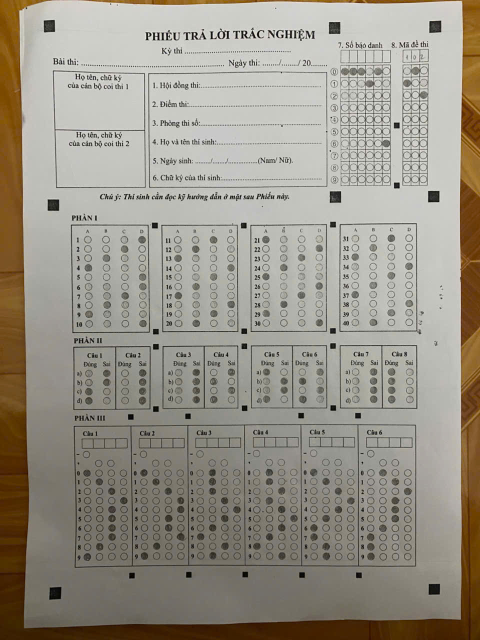
#> input picture input/sample1.jpg, 960 x 1280 px (shown at 1/2 size)
$ python perspective.py
#> lines starting #> are read from the running program, lines starting #| are printed output that depends on the picture; after the words box and inside, x2 and y2 are one past the last pixel; in counts of white or black regions, pixels touching at a corner belong together
### modules/preprocessing.py
"""
Module: Preprocessing
Áp dụng kiến thức: Toán tử điểm ảnh, Lọc tuyến tính/phi tuyến, Nhị phân hóa
- Chuyển ảnh xám: giảm chiều dữ liệu, chuẩn hóa đầu vào
- Khử nhiễu: Gaussian Blur (lọc tuyến tính) / Median Blur (lọc phi tuyến, tốt cho nhiễu muối tiêu)
- Cân bằng sáng: CLAHE (Contrast Limited Adaptive Histogram Equalization)
- Nhị phân hóa: Adaptive Threshold / Otsu (toán tử điểm ảnh dựa ngưỡng)
"""

import cv2
import numpy as np


def to_grayscale(image: np.ndarray) -> np.ndarray:
    """Chuyển ảnh màu sang ảnh xám."""
    if len(image.shape) == 3:
        return cv2.cvtColor(image, cv2.COLOR_BGR2GRAY)
    return image


def denoise(gray: np.ndarray, method: str = "gaussian") -> np.ndarray:
    """
    Khử nhiễu ảnh.
    - gaussian: lọc tuyến tính, làm mượt nhiễu Gauss
    - median: lọc phi tuyến, tốt cho nhiễu muối tiêu (salt-pepper) từ ảnh chụp điện thoại
    """
    if method == "gaussian":
        return cv2.GaussianBlur(gray, (5, 5), 0)
    elif method == "median":
        return cv2.medianBlur(gray, 5)
    else:
        return gray


def equalize_lighting(gray: np.ndarray) -> np.ndarray:
    """
    Cân bằng sáng cục bộ bằng CLAHE.
    Xử lý trường hợp ảnh chụp bị bóng đổ / ánh sáng không đều.
    """
    clahe = cv2.createCLAHE(clipLimit=2.0, tileGridSize=(8, 8))
    return clahe.apply(gray)


def binarize(gray: np.ndarray, method: str = "adaptive") -> np.ndarray:
    """
    Nhị phân hóa ảnh (toán tử điểm ảnh dựa ngưỡng).
    - adaptive: ngưỡng thích nghi theo vùng cục bộ -> chống chịu ánh sáng không đều
    - otsu: ngưỡng toàn cục tự động theo histogram -> nhanh, phù hợp ảnh sáng đều
    Kết quả: nền trắng (0), nét/ô tô đen thành giá trị 255 (đảo ngược để thuận tiện đếm pixel)
    """
    if method == "adaptive":
        binary = cv2.adaptiveThreshold(
            gray, 255,
            cv2.ADAPTIVE_THRESH_GAUSSIAN_C,
            cv2.THRESH_BINARY_INV,
            blockSize=25,
            C=10
        )
    else:  # otsu
        _, binary = cv2.threshold(
            gray, 0, 255,
            cv2.THRESH_BINARY_INV + cv2.THRESH_OTSU
        )
    return binary


def preprocess_pipeline(image: np.ndarray, debug_dir: str = None) -> dict:
    """
    Chạy toàn bộ pipeline tiền xử lý, trả về dict chứa ảnh trung gian
    để phục vụ debug và các module sau sử dụng.
    """
    gray = to_grayscale(image)
    denoised = denoise(gray, method="gaussian")
    equalized = equalize_lighting(denoised)
    binary = binarize(equalized, method="adaptive")

    results = {
        "gray": gray,
        "denoised": denoised,
        "equalized": equalized,
        "binary": binary,
    }

    if debug_dir:
        import os
        os.makedirs(debug_dir, exist_ok=True)
        for name, img in results.items():
            cv2.imwrite(os.path.join(debug_dir, f"01_{name}.jpg"), img)

    return results

def canny_edges(binary: np.ndarray, low=50, high=150) -> np.ndarray:
    return cv2.Canny(binary, low, high)
# [8 lines that do not run on import are left out]

### modules/detection.py
"""
Module: Detection
Áp dụng kiến thức: Phân đoạn ảnh theo ngưỡng, Contour Detection, Đối sánh đặc trưng hình học
- Tìm các marker hình vuông đen ở 4 góc phiếu để làm điểm neo cho Perspective Transform
- Dùng contour + lọc theo diện tích, tỉ lệ cạnh (aspect ratio), độ vuông (extent) để loại nhiễu
"""

import cv2
import numpy as np


def find_marker_candidates(binary: np.ndarray, min_area=300, max_area=5000):
    """
    Tìm các contour hình vuông nhỏ (marker) trên ảnh nhị phân.
    Lọc theo: diện tích, tỉ lệ cạnh gần 1 (vuông), độ đặc (solidity).
    """
    contours, _ = cv2.findContours(binary, cv2.RETR_LIST, cv2.CHAIN_APPROX_SIMPLE)

    candidates = []
    for c in contours:
        area = cv2.contourArea(c)
        if area < min_area or area > max_area:
            continue

        x, y, w, h = cv2.boundingRect(c)
        aspect_ratio = w / float(h)
        if not (0.7 <= aspect_ratio <= 1.3):
            continue

        rect_area = w * h
        extent = area / float(rect_area)
        if extent < 0.6:  # phải đặc (là hình vuông tô đen), không phải viền rỗng
            continue

        cx, cy = x + w / 2, y + h / 2
        candidates.append({"center": (cx, cy), "bbox": (x, y, w, h), "area": area})

    return candidates


def find_corner_markers(binary: np.ndarray):
    """
    Từ các candidate marker, chọn ra 4 marker ở 4 góc ngoài cùng
    (trên-trái, trên-phải, dưới-trái, dưới-phải) dựa trên vị trí cực trị.
    """
    h_img, w_img = binary.shape
    candidates = find_marker_candidates(binary)

    if len(candidates) < 4:
        raise ValueError(f"Chỉ tìm thấy {len(candidates)} marker, cần ít nhất 4. "
                          f"Kiểm tra lại ảnh hoặc điều chỉnh ngưỡng.")

    # Tính khoảng cách tới 4 góc ảnh, chọn candidate gần nhất mỗi góc
    corners_ref = {
        "top_left": (0, 0),
        "top_right": (w_img, 0),
        "bottom_left": (0, h_img),
        "bottom_right": (w_img, h_img),
    }

    result = {}
    for name, (rx, ry) in corners_ref.items():
        best = min(candidates, key=lambda c: (c["center"][0] - rx) ** 2 + (c["center"][1] - ry) ** 2)
        result[name] = best["center"]

    return result, candidates


# [16 lines left out: function draw_debug_markers, not called in this run]


# [19 lines that do not run on import are left out]

### modules/perspective.py
"""
Module: Perspective Correction
Áp dụng kiến thức: Biến đổi hình học (Geometric Transform) - Perspective Transform
- Dùng 4 điểm marker góc làm điểm nguồn (src)
- Ánh xạ sang 4 điểm đích (dst) tạo thành hình chữ nhật chuẩn
- Dùng ma trận biến đổi phối cảnh 3x3 (Homography) để warp toàn bộ ảnh
- Khắc phục trường hợp ảnh chụp bị nghiêng, lệch góc
"""

import cv2
import numpy as np

# Kích thước ảnh chuẩn sau khi warp (cố định để các module sau dùng tọa độ tuyệt đối)
STANDARD_WIDTH = 1100
STANDARD_HEIGHT = 1500


def order_points(corners: dict) -> np.ndarray:
    """
    Sắp xếp 4 điểm góc theo thứ tự: top_left, top_right, bottom_right, bottom_left
    (thứ tự chuẩn mà cv2.getPerspectiveTransform yêu cầu)
    """
    pts = np.array([
        corners["top_left"],
        corners["top_right"],
        corners["bottom_right"],
        corners["bottom_left"],
    ], dtype="float32")
    return pts


def warp_perspective(image: np.ndarray, corners: dict,
                      out_w: int = STANDARD_WIDTH, out_h: int = STANDARD_HEIGHT,
                      margin: int = 50) -> np.ndarray:
    """
    margin: khoảng đệm (pixel) chừa quanh 4 marker để không cắt mất nội dung
    nằm ngoài marker (do marker lùi vào trong so với mép giấy thật).
    """
    src_pts = order_points(corners)

    dst_pts = np.array([
        [margin, margin],
        [out_w - margin, margin],
        [out_w - margin, out_h - margin],
        [margin, out_h - margin],
    ], dtype="float32")

    M = cv2.getPerspectiveTransform(src_pts, dst_pts)
    warped = cv2.warpPerspective(image, M, (out_w, out_h))
    return warped, M

if __name__ == "__main__":
    import os
    from preprocessing import preprocess_pipeline
    from detection import find_corner_markers

    img = cv2.imread("../input/sample1.jpg")
#> img is the input picture: shape (1280, 960, 3); mean B, G, R 136.2, 148, 153.3
    if img is None:
        img = cv2.imread("input/sample1.jpg")

    pre = preprocess_pipeline(img)
#> in to_grayscale, `return cv2.cvtColor(image, cv2.COLOR_BGR2GRAY)`:
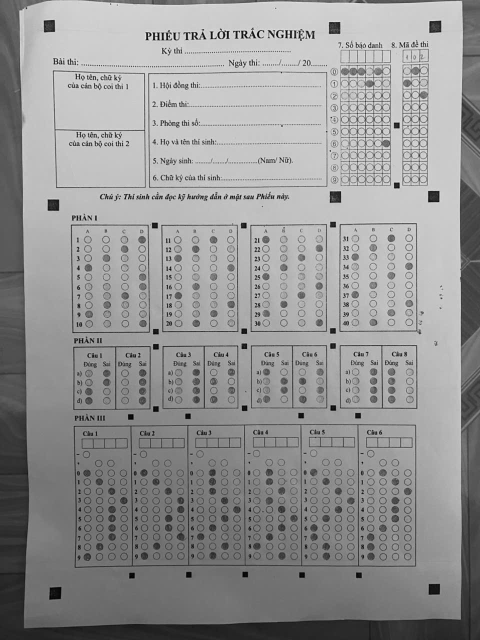
#> returned value: shape (1280, 960) (shown at 1/2 size); min 0, max 254, mean 148.3
#> in equalize_lighting, `return clahe.apply(gray)`:
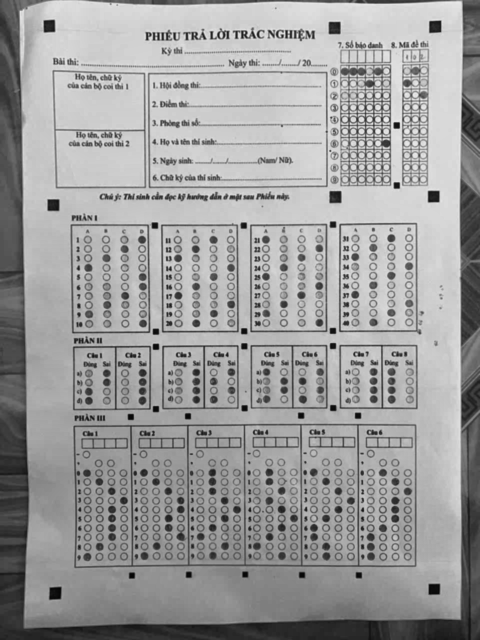
#> returned value: shape (1280, 960) (shown at 1/2 size); min 4, max 238, mean 156.5
#> in binarize, `binary = cv2.adaptiveThreshold( gray, 255, cv2.ADAPTIVE_THRESH_GAUSSIA..`:
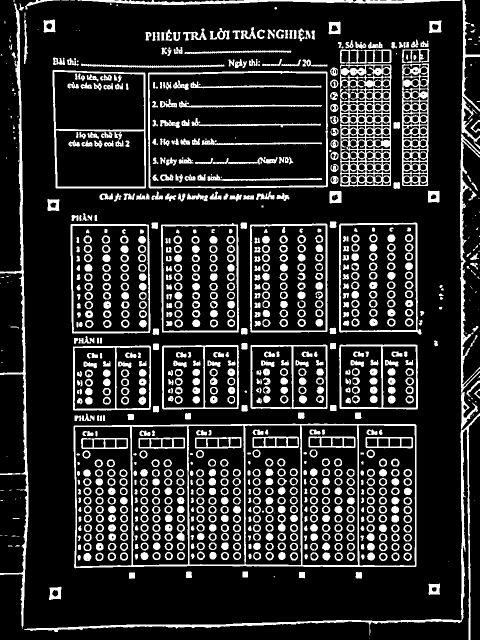
#> binary: shape (1280, 960) (shown at 1/2 size); 16.8% white; 1039 white regions (128 under 20 px)
#> pre = 4 items
    binary = pre["binary"]

    corners, _ = find_corner_markers(binary)
#> in find_marker_candidates, `contours, _ = cv2.findContours(binary, cv2.RETR_LIST, cv2.CHAIN_APPROX..`: contours = 1884 contours, 335 with area under 20; largest, box (x1, y1, x2, y2) and area: (147, 847, 833, 1137) 193744, (296, 142, 656, 377) 82839, (298, 145, 654, 374) 79758, (105, 140, 292, 377) 42512, (141, 448, 301, 667) 34030
#> the loop in find_marker_candidates, `for c in contours:` made 1884 passes
#> area on passes 2, 3, 8: 131, 80.5, 122.5
#> after the loop in find_marker_candidates, `for c in contours:`: candidates = 32 items
#> the loop in find_corner_markers, `for name, (rx, ry) in corners_ref.items():` made 4 passes
#> best on pass 1: {'center': (99, 52), 'bbox': (87, 39, 24, 26), 'area': 490}
#> after the loop in find_corner_markers, `for name, (rx, ry) in corners_ref.items():`: result = {'top_left': (99, 52), 'top_right': (870.5, 53.5), 'bottom_left': (110.5, 1186.5), 'bottom_right': (868.5, 1178.5)}
#> corners has the same summary as result in find_corner_markers
    warped, M = warp_perspective(img, corners)
#> in order_points, `pts = np.array([ corners["top_left"], corners["top_right"], corners["b..`: pts = [[99, 52], [870.5, 53.5], [868.5, 1178.5], [110.5, 1186.5]]
#> in warp_perspective, `src_pts = order_points(corners)`: src_pts has the same summary as pts in order_points
#> in warp_perspective, `M = cv2.getPerspectiveTransform(src_pts, dst_pts)`: M = [[1.28, -0.0138, -76.32], [-0.0029, 1.21, -12.69], [-1.1e-05, -1.53e-05, 1]]
#> in warp_perspective, `warped = cv2.warpPerspective(image, M, (out_w, out_h))`:
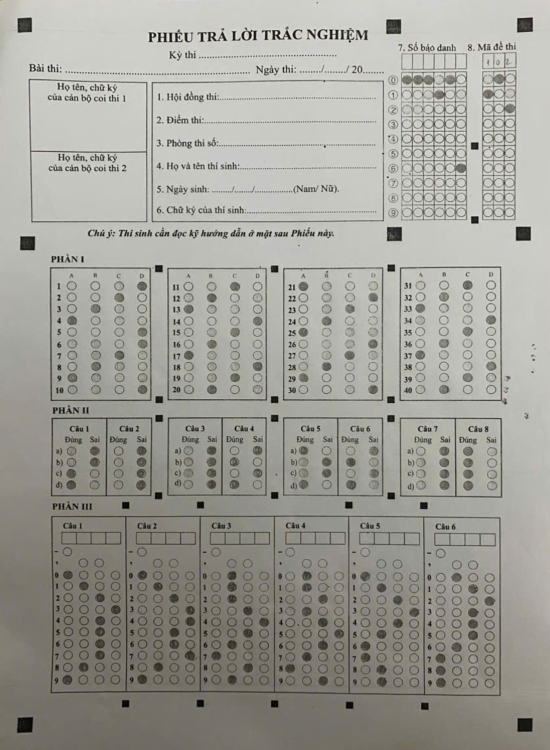
#> warped: shape (1500, 1100, 3) (shown at 1/2 size); mean B, G, R 152.1, 159.1, 159.8

    os.makedirs("output/debug", exist_ok=True)
    cv2.imwrite("output/debug/03_warped.jpg", warped)
    print("Đã lưu output/debug/03_warped.jpg — kích thước:", warped.shape)
#| Đã lưu output/debug/03_warped.jpg — kích thước: (1500, 1100, 3)

$ run again, with input/1.jpg copied over input/sample1.jpg
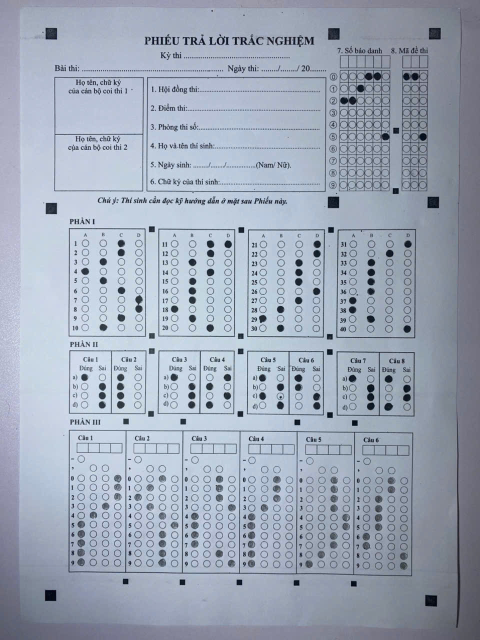
#> input picture input/1.jpg, 960 x 1280 px (shown at 1/2 size)
#> img is the input picture: shape (1280, 960, 3); mean B, G, R 183.5, 167.7, 158.1
#> in binarize, `binary = cv2.adaptiveThreshold( gray, 255, cv2.ADAPTIVE_THRESH_GAUSSIA..`:
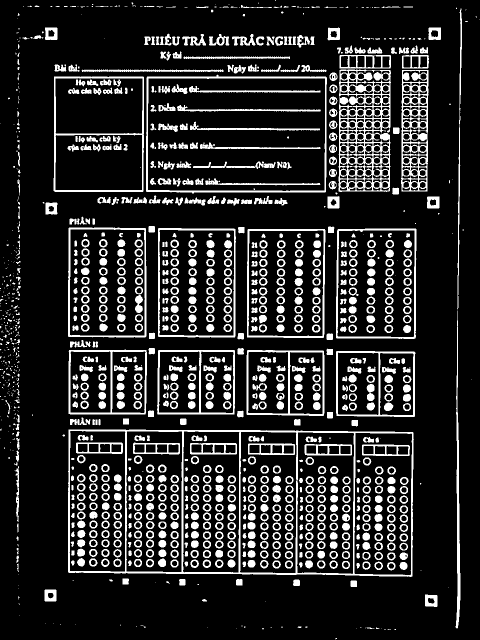
#> binary: shape (1280, 960) (shown at 1/2 size); 16.1% white; 1322 white regions (398 under 20 px)
#> pre = 4 items
#> contours = 2146 contours, 593 with area under 20; largest, box (x1, y1, x2, y2) and area: (136, 859, 828, 1154) 197638, (292, 149, 654, 387) 82982, (295, 156, 651, 383) 79698, (107, 153, 288, 384) 41104, (672, 457, 833, 678) 34630
#> the loop in find_marker_candidates, `for c in contours:` made 2146 passes
#> area on passes 31, 32, 35: 26, 129.5, 113.5
#> after the loop in find_marker_candidates, `for c in contours:`: candidates = 32 items
#> after the loop in find_corner_markers, `for name, (rx, ry) in corners_ref.items():`: result = {'top_left': (102.5, 67.5), 'top_right': (869.5, 67.5), 'bottom_left': (101, 1191), 'bottom_right': (862.5, 1201.5)}
#> corners has the same summary as result in find_corner_markers
#> pts = [[102.5, 67.5], [869.5, 67.5], [862.5, 1201.5], [101, 1191]]
#> src_pts has the same summary as pts in order_points
#> in warp_perspective, `M = cv2.getPerspectiveTransform(src_pts, dst_pts)`: M = [[1.32, 0.00144, -85.13], [0.000614, 1.24, -33.59], [1.23e-05, -6.3e-06, 1]]
#> in warp_perspective, `warped = cv2.warpPerspective(image, M, (out_w, out_h))`:
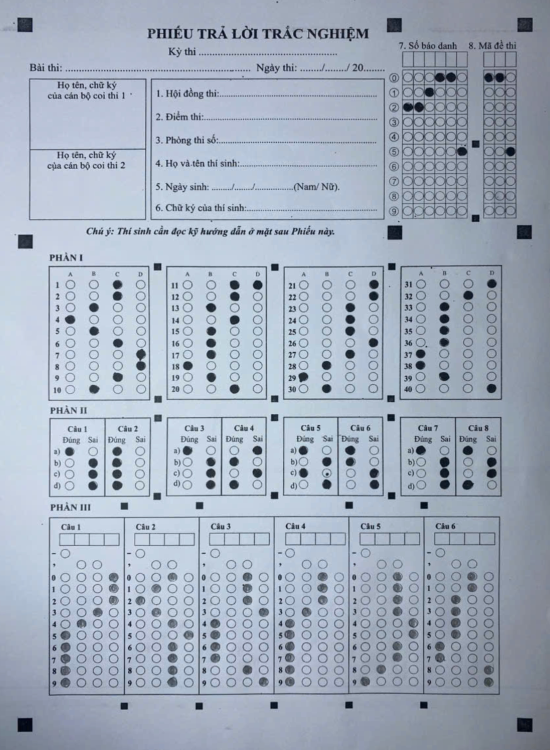
#> warped: shape (1500, 1100, 3) (shown at 1/2 size); mean B, G, R 188.6, 173, 162
#| Đã lưu output/debug/03_warped.jpg — kích thước: (1500, 1100, 3)

$ run again, with input/shadow_light_01.jpg copied over input/sample1.jpg
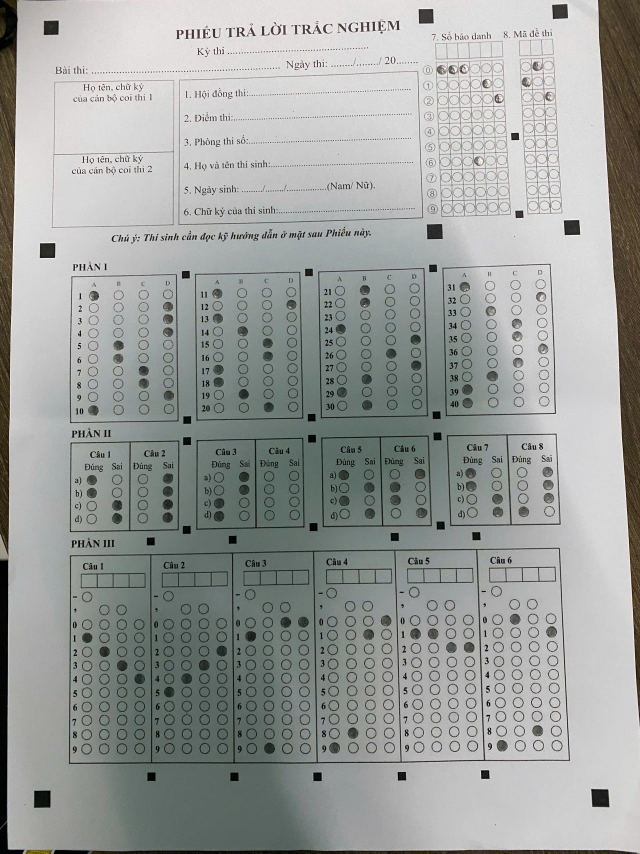
#> input picture input/shadow_light_01.jpg, 1920 x 2560 px (shown at 1/3 size)
#> img is the input picture: shape (2560, 1920, 3); mean B, G, R 156.5, 159.1, 156
#> in binarize, `binary = cv2.adaptiveThreshold( gray, 255, cv2.ADAPTIVE_THRESH_GAUSSIA..`:
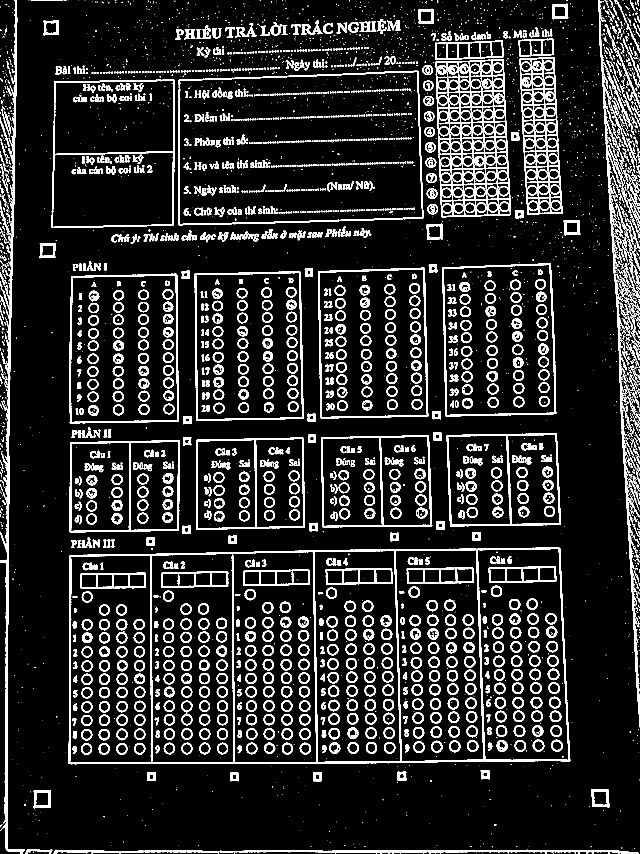
#> binary: shape (2560, 1920) (shown at 1/3 size); 11.9% white; 4779 white regions (2668 under 20 px)
#> pre = 4 items
#> contours = 5919 contours, 3515 with area under 20; largest, box (x1, y1, x2, y2) and area: (206, 1642, 1711, 2293) 943704, (535, 212, 1270, 676) 319305, (537, 215, 1267, 673) 312356, (154, 239, 524, 684) 158721, (1431, 1646, 1707, 2281) 155912
#> the loop in find_marker_candidates, `for c in contours:` made 5919 passes
#> area on pass 4: 7898
#> after the loop in find_marker_candidates, `for c in contours:`: candidates = 1087 items
#> after the loop in find_corner_markers, `for name, (rx, ry) in corners_ref.items():`: result = {'top_left': (153.5, 83.5), 'top_right': (1680.5, 34.5), 'bottom_left': (127, 2398), 'bottom_right': (1801.5, 2394.5)}
#> corners has the same summary as result in find_corner_markers
#> pts = [[153.5, 83.5], [1680.5, 34.5], [1801.5, 2394.5], [127, 2398]]
#> src_pts has the same summary as pts in order_points
#> in warp_perspective, `M = cv2.getPerspectiveTransform(src_pts, dst_pts)`: M = [[0.673, 0.00976, -53.77], [0.0221, 0.668, -8.92], [1.44e-05, 4.14e-05, 1]]
#> in warp_perspective, `warped = cv2.warpPerspective(image, M, (out_w, out_h))`:
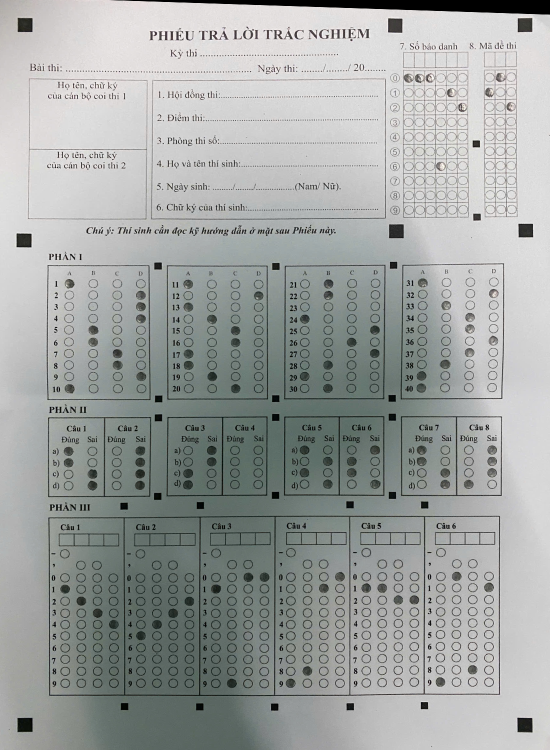
#> warped: shape (1500, 1100, 3) (shown at 1/2 size); mean B, G, R 161.8, 163.6, 159.8
#| Đã lưu output/debug/03_warped.jpg — kích thước: (1500, 1100, 3)
